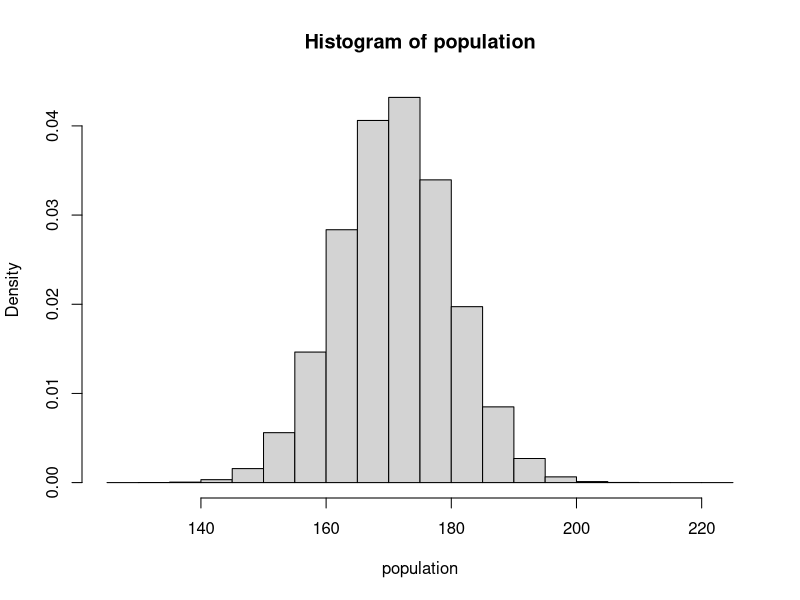
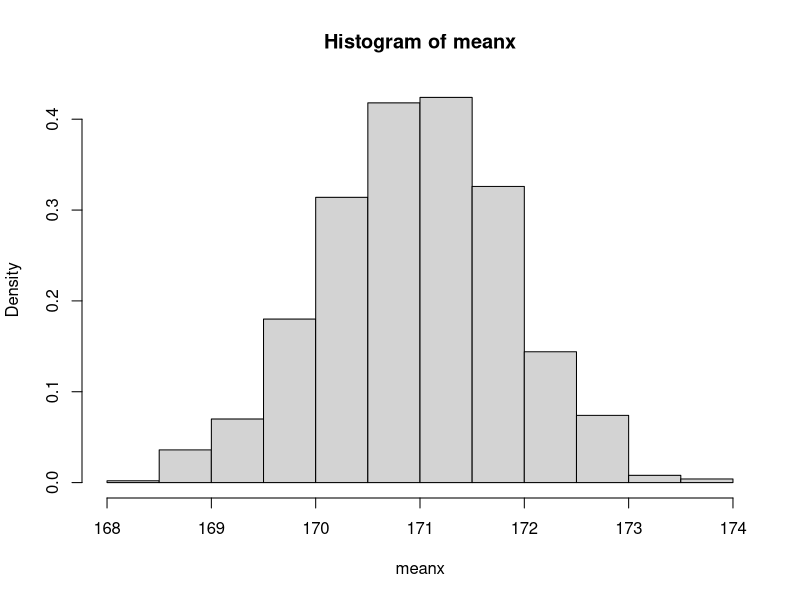
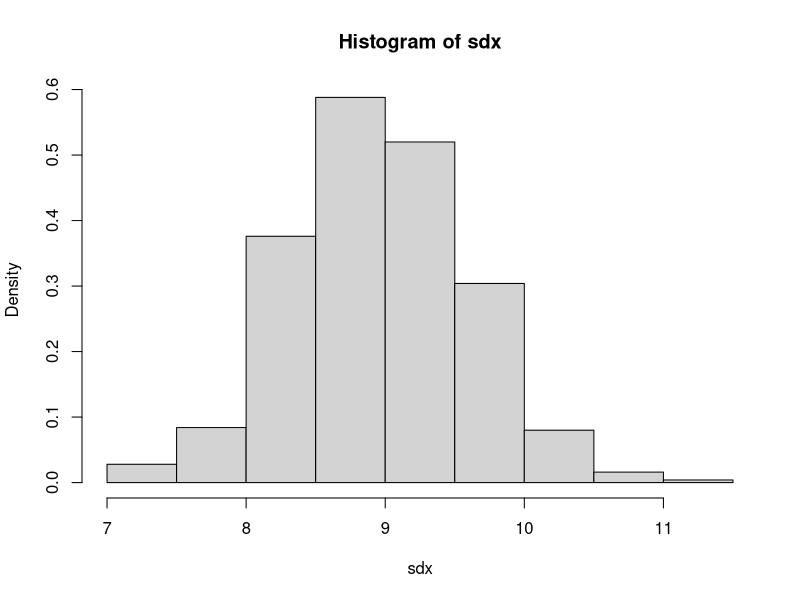

R code for these plots, in order:
#Exercice 1
#1
set.seed(2000)
population<-rnorm(n = 10000000,mean = 171,sd = 9)
#2
meanpop<-mean(population)
sdpop<-sd(population)
#3
hist(population, probability = TRUE)
#4
1-pnorm(q = 190,mean = meanpop,sd = sdpop)
grandetaille<-length(population[population>190])
grandetaille/10000000
#5
pnorm(q = 144,mean = meanpop,sd = sdpop)
petitetaille<-length(population[population<144])
petitetaille/10000000

#Exercice2
#1
set.seed(2000)
echantillon<-sample(population,size=100,replace=TRUE)
meanech<-mean(echantillon)
sdech<-sd(echantillon)
print(meanech)
print(sdech)
#proche de l'echantillon mais ecart quand meme marqué
#2
u<-qnorm(p = 0.95,mean = 0,sd = 1)
print(u)
meanech-u*(sdech/sqrt(100))
meanech+u*(sdech/sqrt(100))
#3
dataframe<-replicate(1000,sample(population,size=100,replace=TRUE))
meanx<-apply(dataframe,MARGIN=2,FUN=mean)
sdx<-apply(dataframe,MARGIN=2,FUN=sd)
#4
hist(meanx, probability = TRUE)
hist(sdx, probability = TRUE)
#5
meanxbarre<-mean(meanx)
sdxbarre<-sd(meanx)
print(meanxbarre)
print(sdxbarre)
#6
length(meanx[meanx>172.8])
prop<-1-pnorm(q=172.8,mean=meanxbarre,sd=sdxbarre)
prop*1000
#7
u<-qnorm(p = 0.95,mean = 0,sd = 1)
print(u)
meanxbarre-u*(sdxbarre/sqrt(1000))
meanxbarre+u*(sdxbarre/sqrt(1000))